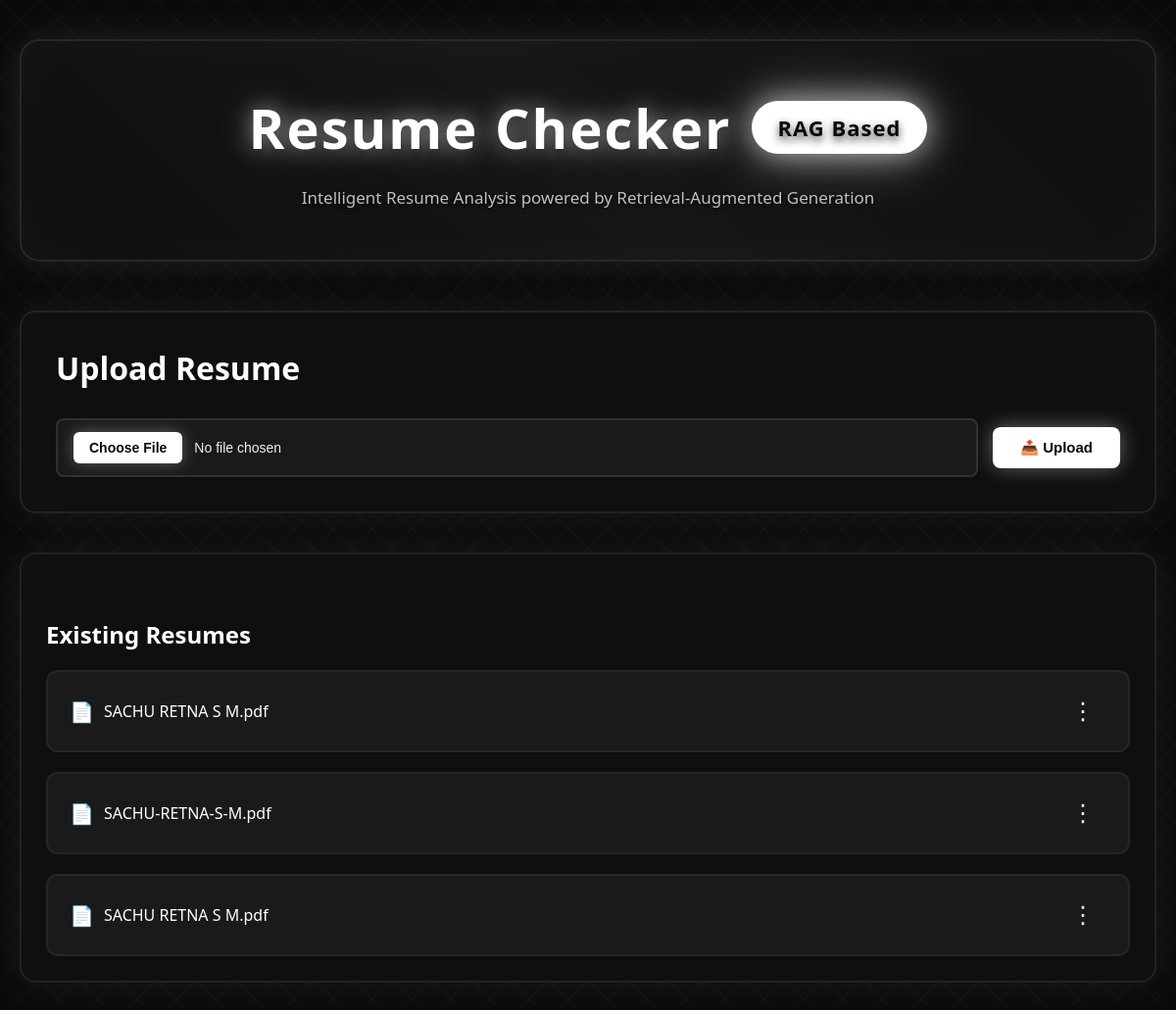
Before: / with the older database file.
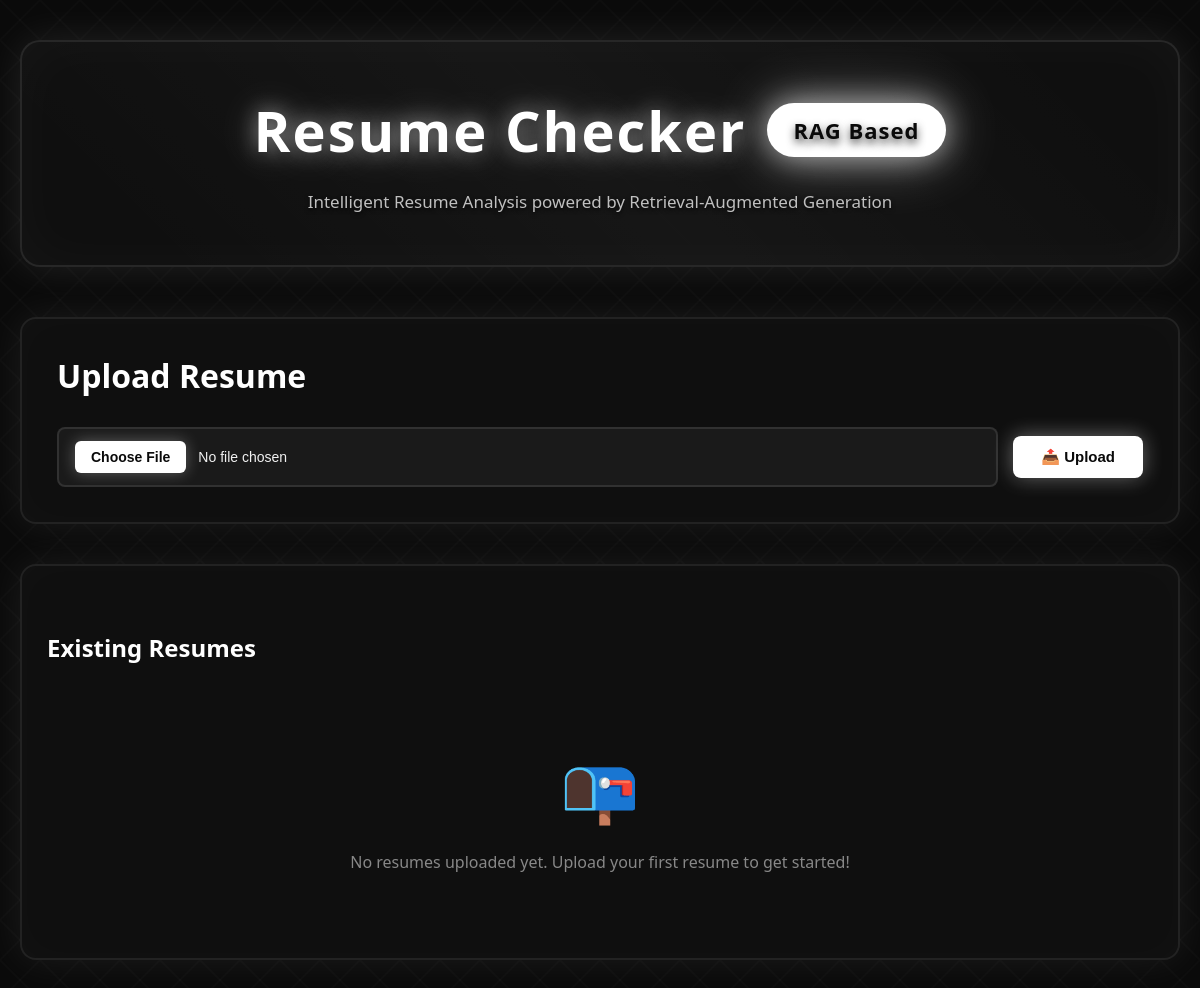
After: the same page with the newer database file.
### tables this page shows
CREATE TABLE resumes(
            id INTEGER PRIMARY KEY AUTOINCREMENT,
            filename TEXT,
            text TEXT
        );

### app.py (the view, shortened to what this page needs)
@app.route("/", methods=["GET", "POST"])
def upload():
    global retriever, resume_text
    return render_template("upload.html", resumes=get_all_resumes())

### scripts/db.py (called while the page is built)
def get_connection():
    return sqlite3.connect(DB_NAME)

def get_all_resumes():
    conn = get_connection()
    cur = conn.cursor()
    cur.execute("SELECT id, filename FROM resumes ORDER BY id DESC")
    rows = cur.fetchall()
    conn.close()
    return rows

### templates/upload.html (shortened to what this page needs)
<!DOCTYPE html>
<html lang="en">
<head>
</head>
<body>
  <div class="container">
    <header class="main-header">
      <h1>Resume Checker <span class="rag-badge">RAG Based</span></h1>
      <p class="subtitle">Intelligent Resume Analysis powered by Retrieval-Augmented Generation</p>
    </header>
    <div class="upload-section">
      <h2>Upload Resume</h2>
      <form method="POST" enctype="multipart/form-data" id="uploadForm">
        <input type="file" name="resume" accept=".pdf,.doc,.docx" required id="fileInput">
        <button type="submit">📤 Upload</button>
      </form>
    </div>
    <div class="resume-list">
      <h3>Existing Resumes</h3>
      <ul>
        {% if resumes %}
          {% for r in resumes %}
          <li>
            <span class="resume-name" onclick="window.location.href='/chat/{{ r[0] }}'" style="cursor: pointer;">{{ r[1] }}</span>
            <div class="menu-container">
              <button class="menu-button" onclick="toggleMenu(event, 'menu-{{ r[0] }}')">⋮</button>
            </div>
          </li>
          {% endfor %}
        {% else %}
          <div class="empty-state">
            <p>No resumes uploaded yet. Upload your first resume to get started!</p>
          </div>
        {% endif %}
      </ul>
    </div>
  </div>
</body>
</html>

Changed rows visible on the page:
removed resumes: filename "SACHU RETNA S M.pdf"
removed resumes: filename "SACHU-RETNA-S-M.pdf"
removed resumes: filename "SACHU RETNA S M.pdf"
Other visible differences:
text now shown: "No resumes uploaded yet. Upload your first resume to get started!"
